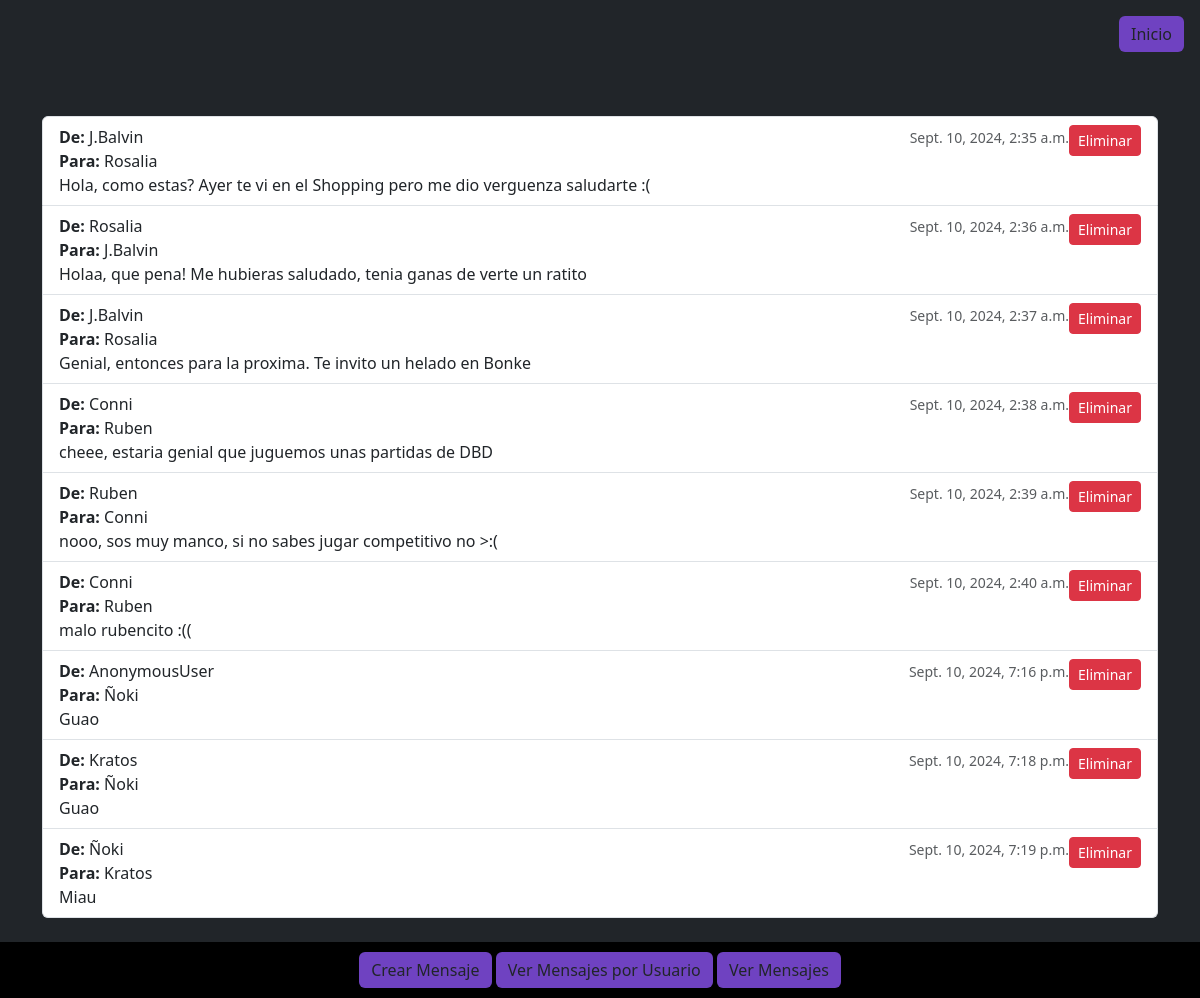
Before: / with the older database file.
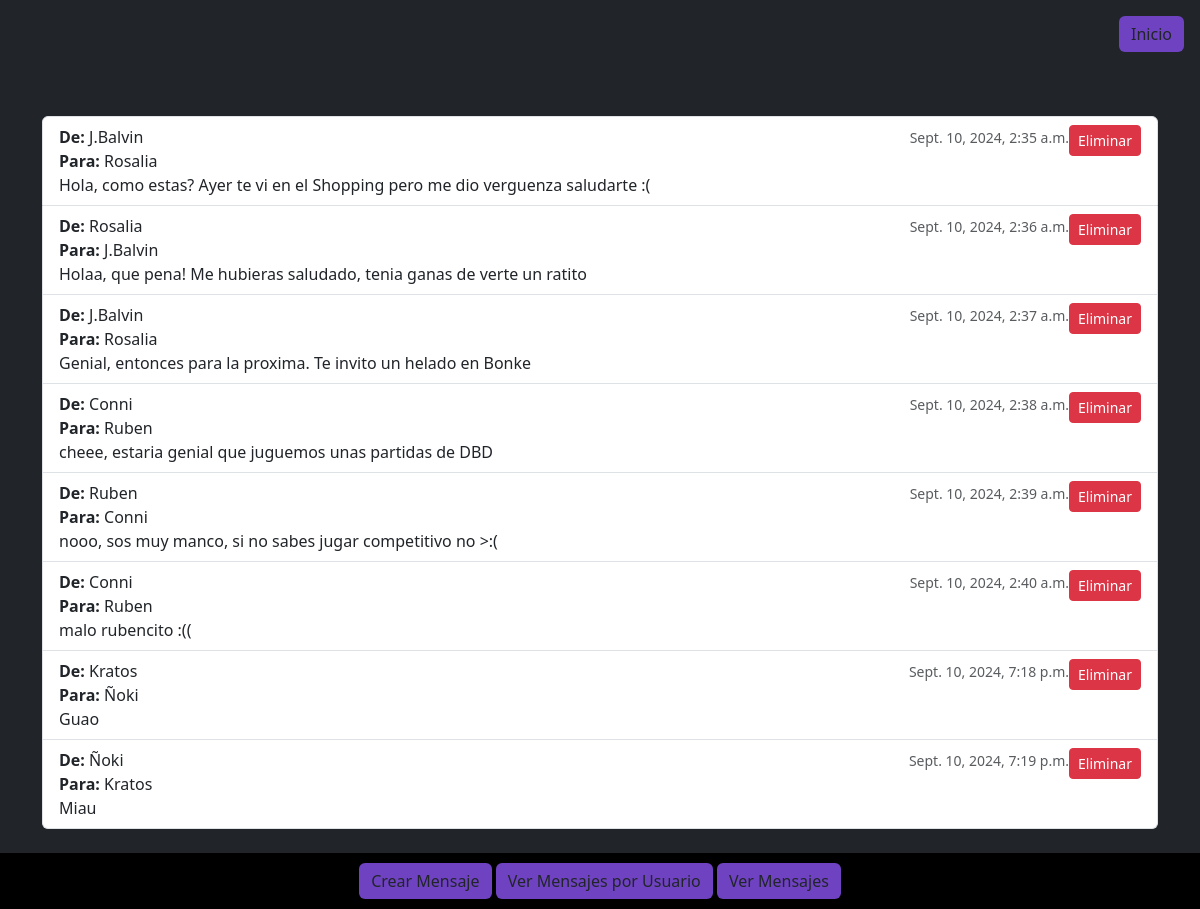
After: the same page with the newer database file.
### mensajes/models.py (models this page shows)
class Mensaje (models.Model):
    texto = models.TextField()
    remitente = models.CharField(max_length=1000)
    destinatario = models.CharField(max_length=1000)
    fecha_hora_envio = models.DateTimeField(default=timezone.now)

### mensajes/views.py (the view)
# urls.py: path('', views.VerMensajesView.as_view(), name='verMensajes'),
class VerMensajesView(View):
    def get(self,request):
        mensajes = Mensaje.objects.all()
        return render(request,'mensajes/verMensajes.html',{'mensajes':mensajes})

### mensajes/templates/mensajes/verMensajes.html (shortened to what this page needs)
{% extends 'mensajes/mensajes.html' %}
{% block content %}
    <div class="container">
        <ul class="list-group">
            {% for mensaje in mensajes %}
                <li class="list-group-item d-flex justify-content-between align-items-start">
                    <div class="flex-grow-1">
                        <strong>De:</strong> {{ mensaje.remitente }}<br>
                        <strong>Para:</strong> {{ mensaje.destinatario }}<br>
                        <span>{{ mensaje.texto }}</span>
                    </div>
                    <div class="text-end" style="min-width: 120px;">
                        <small class="text-muted">{{ mensaje.fecha_hora_envio }}</small>
                    </div>
                    <form action="{% url 'mensajes:eliminarMensaje' mensaje.id %}" method="post" style="display:inline;">
                        <button type="submit" class="btn btn-danger btn-sm">Eliminar</button>
                    </form>
                </li>
            {% empty %}
                <li class="list-group-item">No tienes mensajes {{ tipo }}.</li>
            {% endfor %}
        </ul>
    </div>
{% endblock %}

Changed rows visible on the page:
removed Mensaje: remitente "AnonymousUser", destinatario "Ñoki", texto "Guao", fecha_hora_envio "Sept. 10, 2024, 7:16 p.m."
